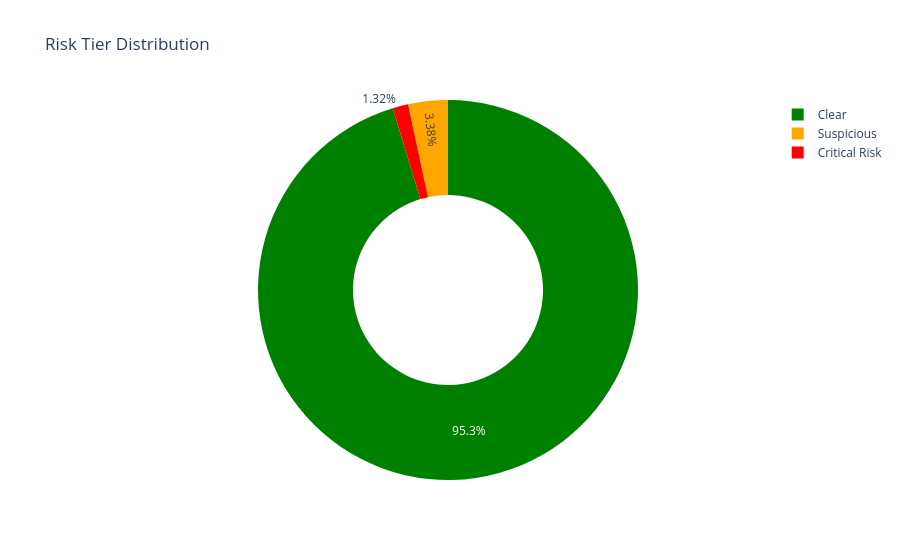

Here is the notebook cell this chart was saved with:
### Code cell
# =====================================================
# RISK TIER DONUT CHART
# =====================================================

import plotly.express as px

risk_counts = risk_df[
    'RiskTier'
].value_counts().reset_index()

risk_counts.columns = [
    'RiskTier',
    'Count'
]

fig = px.pie(
    risk_counts,
    names='RiskTier',
    values='Count',
    hole=0.5,
    title='Risk Tier Distribution',
    color='RiskTier',
    color_discrete_map={
        'Critical Risk':'red',
        'Suspicious':'orange',
        'Clear':'green'
    }
)

fig.show()

fig.write_html(
    "charts/risk_tier_donut.html"
)

### Figure 1 — Plotly figure (JSON) as saved in the notebook; plotly's stock layout.template omitted (floating-point values rounded to 4 significant figures)
{"data": [{"customdata": [["Clear"], ["Suspicious"], ["Critical Risk"]], "domain": {"x": [0, 1], "y": [0, 1]}, "hole": 0.5, "hovertemplate": "RiskTier=%{customdata[0]}<br>Count=%{value}<extra></extra>", "labels": ["Clear", "Suspicious", "Critical Risk"], "legendgroup": "", "marker": {"colors": ["green", "orange", "red"]}, "name": "", "showlegend": true, "type": "pie", "values": [19061, 675, 264]}], "layout": {"legend": {"tracegroupgap": 0}, "title": {"text": "Risk Tier Distribution"}}}
